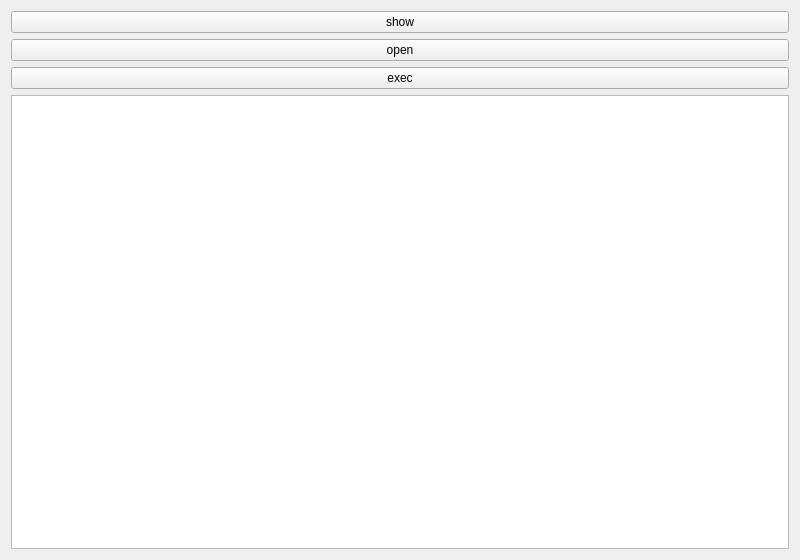
<?xml version="1.0" encoding="UTF-8"?>
<ui version="4.0">
 <class>Widget</class>
 <widget class="QWidget" name="Widget">
  <property name="geometry">
   <rect>
    <x>0</x>
    <y>0</y>
    <width>800</width>
    <height>560</height>
   </rect>
  </property>
  <property name="windowTitle">
   <string>对比 show open exec</string>
  </property>
  <layout class="QVBoxLayout" name="verticalLayout">
   <item>
    <widget class="QPushButton" name="show">
     <property name="text">
      <string>show</string>
     </property>
    </widget>
   </item>
   <item>
    <widget class="QPushButton" name="open">
     <property name="text">
      <string>open</string>
     </property>
    </widget>
   </item>
   <item>
    <widget class="QPushButton" name="exec">
     <property name="text">
      <string>exec</string>
     </property>
    </widget>
   </item>
   <item>
    <widget class="QPlainTextEdit" name="logEdit">
     <property name="readOnly">
      <bool>true</bool>
     </property>
    </widget>
   </item>
  </layout>
 </widget>
 <resources />
 <connections />
</ui>
